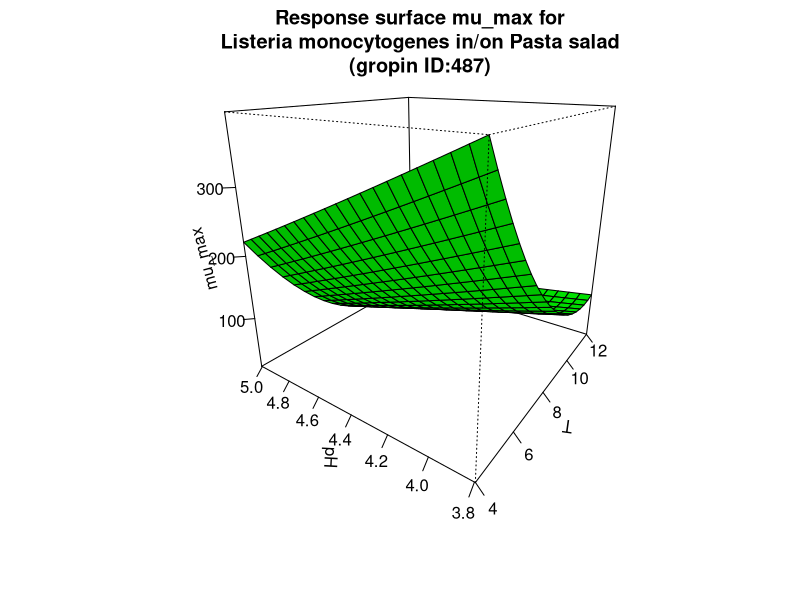

Here is the R script that generated this plot:
#############################
# start of Parameter script
#############################
T <- seq(3.996003996004,12.012,length.out=21)
pH <- seq(3.7962037962038,5.005,length.out=21)
#############################
# end of Parameter script
#############################
############################# 
# start of Model script Gropin ID 487 
#############################
 
# constant coefficients for this model
 
variables <- data.frame(T,pH)
argumentsPar <- expand.grid(variables)
 
# heart of the model
response_surface <- function(T,pH) {
   mumax <-1697.6-251.4*pH+6*(pH^2)-180.4*T+5.8*(T^2)+13*(T*pH)

return(mumax=mumax)
} 

# output parameters
mumax <- cbind(argumentsPar,response_surface(argumentsPar['T'],argumentsPar['pH']))
colnames(mumax) <- c(colnames(argumentsPar),'mumax')
#############################
# End of Model script
#############################
############################# 
# start of Visualisation script Gropin ID 487 
#############################
persp(T,pH,matrix(unlist(mumax$mumax),nrow=21),col = 'green',xlab='T',ylab='pH',zlab='mu_max',main='Response surface mu_max for
Listeria monocytogenes in/on Pasta salad
(gropin ID:487)',theta=305,phi=20,shade=0.25,ticktype = 'detailed')
#############################
# End of Visualisation script
#############################
